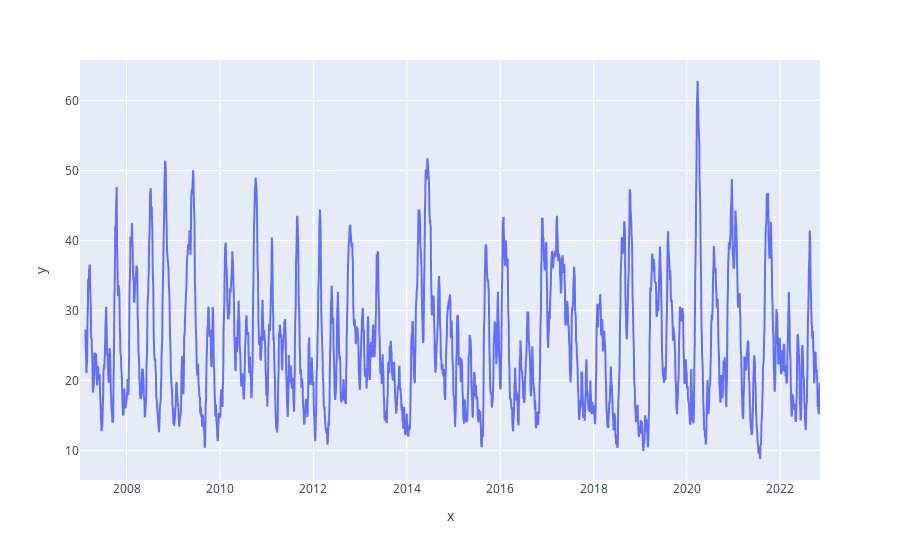

Notebook cell for this chart:
### Code cell
fig = px.line(x=nifty_indicator_data.index, y=nifty_indicator_data["adx"])
fig.show()

### Figure 1 — Plotly figure (JSON) as saved in the notebook; plotly's stock layout.template omitted (floating-point values rounded to 4 significant figures; data arrays with more than 128 entries replaced by an {"elided": "..."} marker saying what was removed)
{"data": [{"hovertemplate": "x=%{x}<br>y=%{y}<extra></extra>", "legendgroup": "", "line": {"color": "#636efa", "dash": "solid"}, "marker": {"symbol": "circle"}, "mode": "lines", "name": "", "showlegend": false, "type": "scattergl", "x": {"elided": "3855 str values"}, "xaxis": "x", "y": {"elided": "3855 float values"}, "yaxis": "y"}], "layout": {"legend": {"tracegroupgap": 0}, "margin": {"t": 60}, "xaxis": {"anchor": "y", "domain": [0, 1], "title": {"text": "x"}}, "yaxis": {"anchor": "x", "domain": [0, 1], "title": {"text": "y"}}}}
